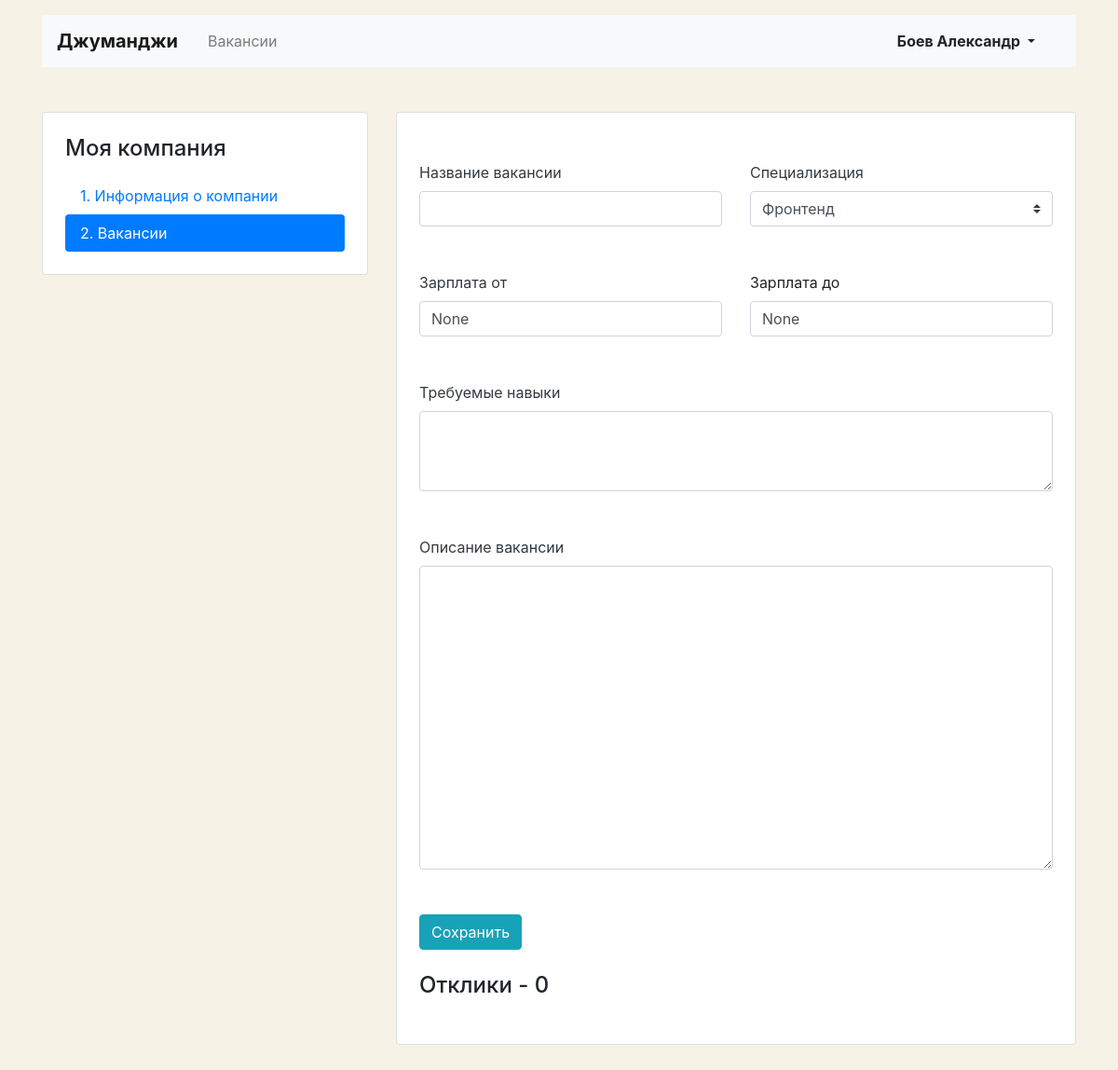
//mycompany/vacancies/create/ (signed in), run on an earlier commit of the app's database.
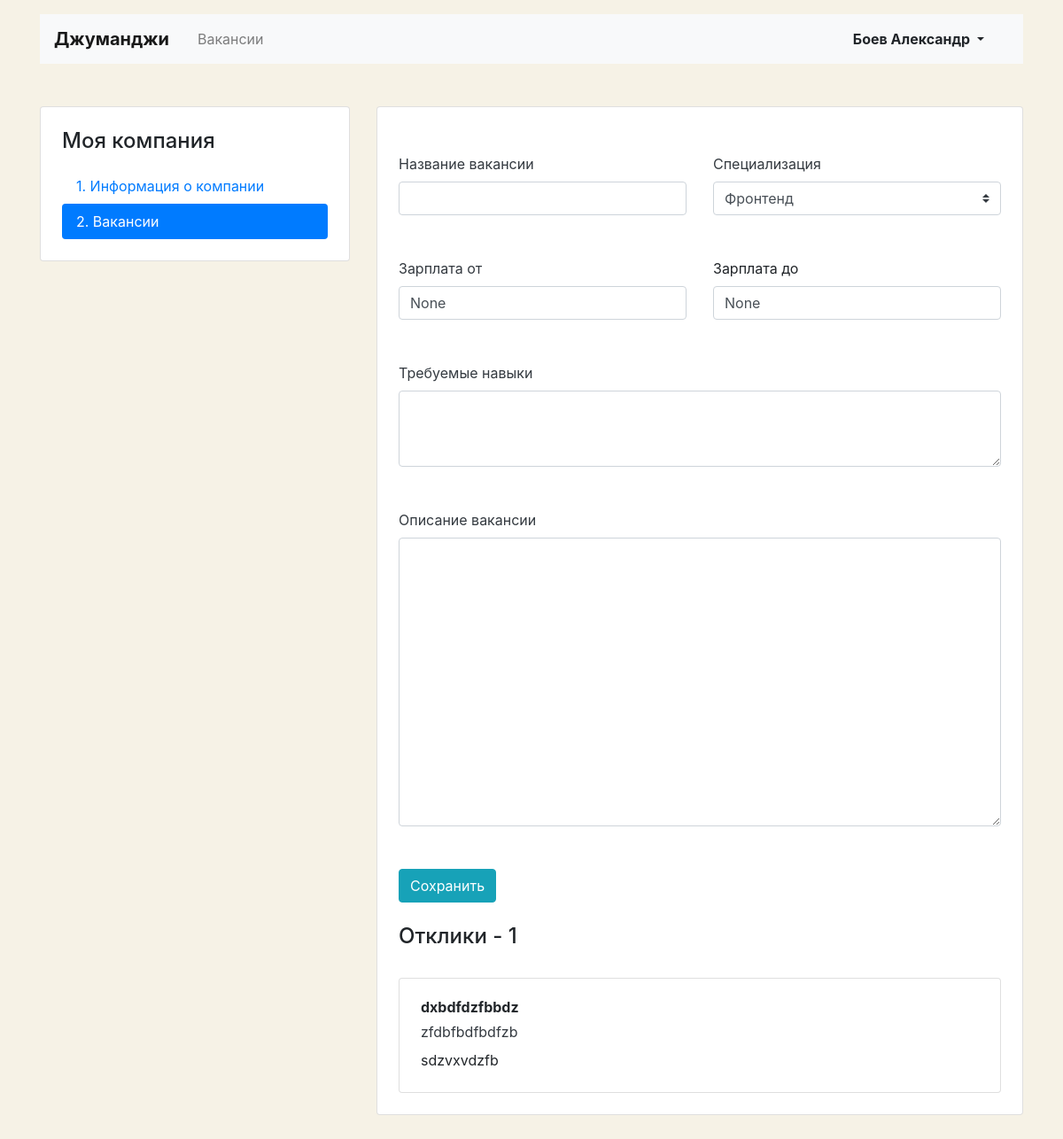
And on a later commit of the database.
### vacancies/models.py (models this page shows)
class Application(models.Model):
    written_username = models.CharField(max_length=20)
    written_phone = models.CharField(max_length=20)
    written_cover_letter = models.TextField()
    vacancy = models.ForeignKey(Vacancy, on_delete=models.CASCADE, related_name="applications")
    user = models.ForeignKey(User, on_delete=models.CASCADE, related_name="applications")

### vacancies/views.py (the view, shortened to what this page needs)
# urls.py: path('/mycompany/vacancies/create/', mycompany_vacancy_create_view, {'new': True}, name='mycompany_vacancy_create'),
def mycompany_vacancy_create_view(request, vacancy_id=None, **kwargs):
    if kwargs['new']:
        data = Vacancy()
    else:
        data = Vacancy.objects.get(id=vacancy_id)
    form_data = vacancy_edit_form()
    updated = False
    print(data.salary_min)
    return render(request, 'companies/vacancy-edit.html', {
        'vacancy': data,
        'form': form_data,
        'specialty': Specialty.objects.all(),
        'applications': Application.objects.filter(vacancy__company__owner=request.user),
        'updated': updated,
        })

### vacancies/views.py
class vacancy_edit_form(forms.ModelForm):
    class Meta:
        model = Vacancy
        fields = ('title',
                  'skills',
                  'description',
                  'salary_min',
                  'salary_max',
                  )

### vacancies/context_processor.py (called while the page is built)
def statistics(request):
    return {
        'user': User.objects.filter(username=request.user)
    }

### vacancies/templates/companies/vacancy-edit.html (shortened to what the changed rows need)
{% extends 'base.html' %}
{% block head_page %}
<head>
  <link rel="stylesheet" href="https://stackpath.bootstrapcdn.com/bootstrap/4.3.1/css/bootstrap.min.css">
</head>
{% endblock %}
{% block main_bloc %}
  <main class="container mt-3 pb-5">
    <div class="row mt-5">
      <div class="col-12 col-lg-4">
        <aside class="pt-3 pb-4 px-4 mb-5 card">
          <h1 class="h4 pt-2 pb-2">Моя компания</h1>
        </aside>
      </div>
      <div class="col-12 col-lg-8">
        <div class="card">
          <div class="card-body px-4 pb-4 tab-content">
            <section>
              <h2 class="h4 pt-2 pb-3">{{vacancy.company.name}}</h2>
              <form action="" enctype="multipart/form-data" method="post">{% csrf_token %}
                <div class="row">
                </div>
                <div class="row">
                </div>
                <div class="form-group pb-2">
                </div>
                <div class="form-group pb-2">
                </div>
                <div class="form-group">
                </div>
              </form>
              <h2 class="h4 pt-2 pb-3">Отклики - {{applications.count}}</h2>
              {%for application in applications%}
              <div class="card mt-3">
                <div class="card-body px-4">
                  <p class="mb-1 font-weight-bold">{{application.written_username}}</p>
                  <p class="mb-2"><a href="tel:{{application.written_phone}}" class="text-dark">{{application.written_phone}}</a></p>
                  <p class="mb-1">{{application.written_cover_letter}}</p>
                </div>
              </div>
              {%endfor%}
            </section>
          </div>
        </div>
      </div>
    </div>
  </main>
{% endblock %}

What changed in the data, as far as the page shows it:
added Application: written_username "dxbdfdzfbbdz", written_phone "zfdbfbdfbdfzb", written_cover_letter "sdzvxvdzfb"
Also different on the page:
{{ applications.count }}: "0" → "1"
